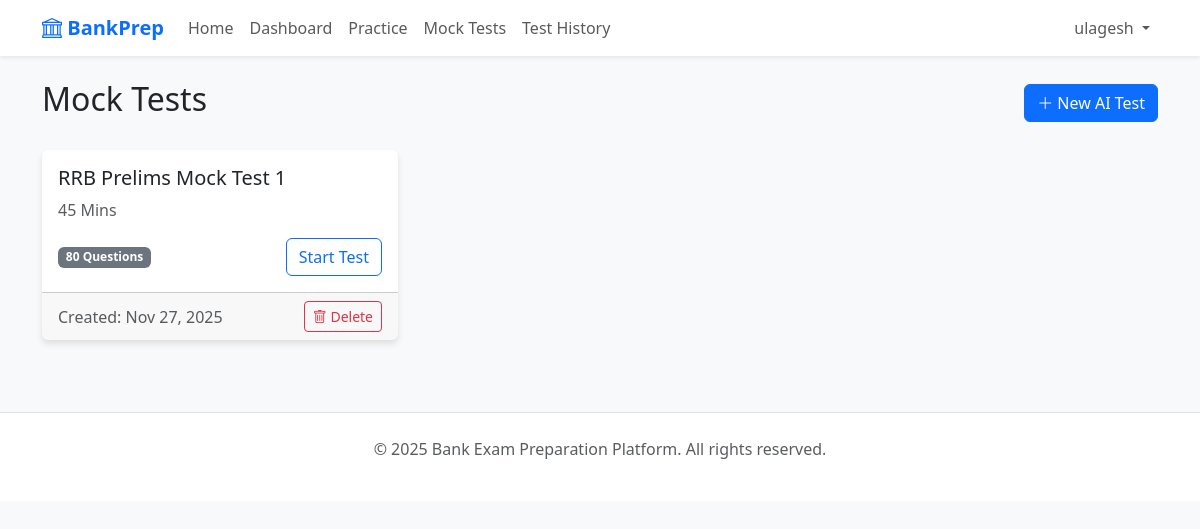
The app's page /tests/ (signed in), older data.
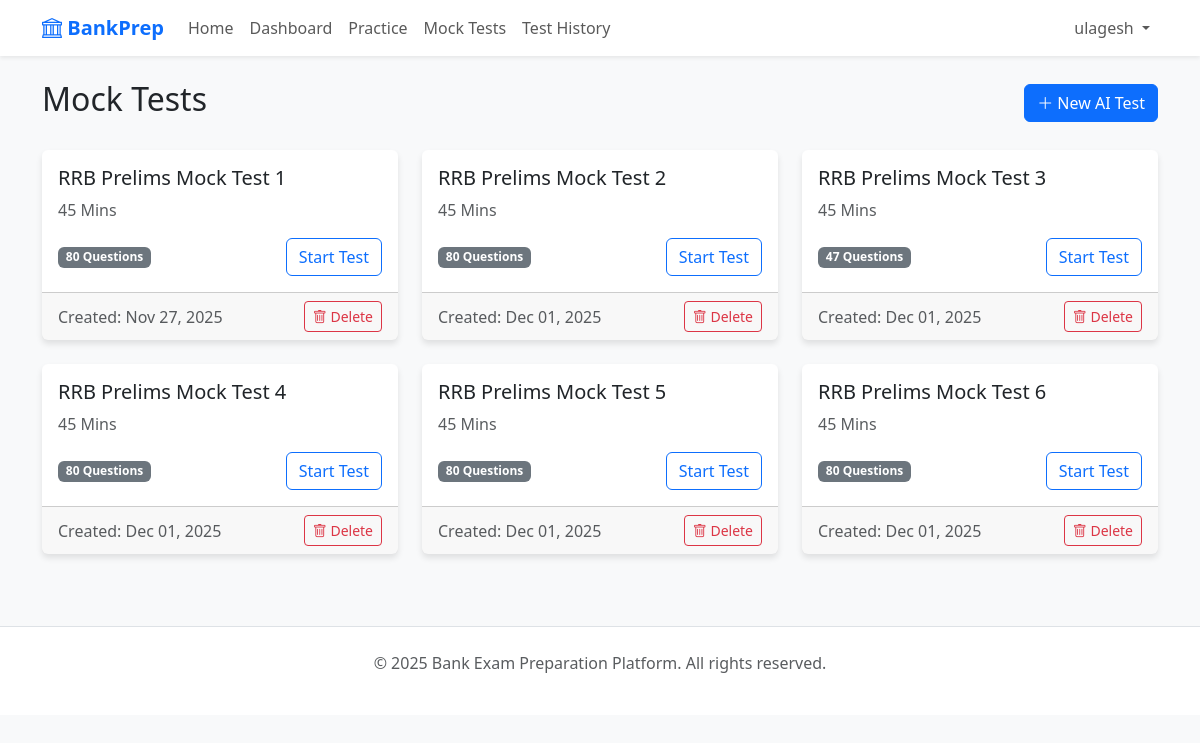
The same page, newer data.
### tests/models.py (models this page shows, shortened)
class MockTest(models.Model):
    DIFFICULTY_CHOICES = [
        ('Easy', 'Easy'),
        ('Medium', 'Medium'),
        ('Hard', 'Hard'),
    ]
    EXAM_TYPE_CHOICES = [
        ('SBI', 'SBI Clerk'),
        ('IBPS', 'IBPS Clerk'),
        ('RRB', 'RRB Clerk'),
    ]
    STAGE_CHOICES = [
        ('Prelims', 'Prelims'),
        ('Mains', 'Mains'),
    ]
    title = models.CharField(max_length=200)
    exam = models.ForeignKey(Exam, on_delete=models.CASCADE)
    duration = models.IntegerField(help_text="Duration in minutes")
    difficulty = models.CharField(max_length=10, choices=DIFFICULTY_CHOICES, default='Medium')
    exam_type = models.CharField(max_length=10, choices=EXAM_TYPE_CHOICES, default='SBI')
    stage = models.CharField(max_length=10, choices=STAGE_CHOICES, default='Prelims')
    total_marks = models.FloatField(default=100.0)
    created_at = models.DateTimeField(auto_now_add=True)

### tests/views.py (the view)
# urls.py: path('', views.test_list, name='test_list'),
@login_required
def test_list(request):
    tests = MockTest.objects.all()
    return render(request, 'tests/test_list.html', {'tests': tests})

### tests/templates/tests/test_list.html (shortened to what this page needs)
{% extends "base.html" %}
{% block content %}
<div class="d-flex justify-content-between align-items-center mb-4">
    <h2>Mock Tests</h2>
    <a href="{% url 'generate_test' %}" class="btn btn-primary">
        <i class="bi bi-plus-lg"></i> New AI Test
    </a>
</div>
<div class="row">
    {% for test in tests %}
    <div class="col-md-4 mb-4">
        <div class="card h-100">
            <div class="card-body">
                <h5 class="card-title">{{ test.title }}</h5>
                <p class="card-text text-muted">
                    {{ test.duration }} Mins
                </p>
                <div class="d-flex justify-content-between align-items-center mt-3">
                    <span class="badge bg-secondary">{{ test.test_questions.count }} Questions</span>
                    <a href="{% url 'take_test' test.id %}" class="btn btn-outline-primary">Start Test</a>
                </div>
            </div>
            <div class="card-footer text-muted d-flex justify-content-between align-items-center">
                <span>Created: {{ test.created_at|date:"M d, Y" }}</span>
                <form method="POST" action="{% url 'delete_test' test.id %}"
                    onsubmit="return confirm('Are you sure you want to delete this test?');">
                    <button type="submit" class="btn btn-sm btn-outline-danger">
                        <i class="bi bi-trash"></i> Delete
                    </button>
                </form>
            </div>
        </div>
    </div>
    {% empty %}
    <div class="col-12">
        <div class="alert alert-info">
            No mock tests available. Generate one now!
        </div>
    </div>
    {% endfor %}
</div>
{% endblock %}

Row changes from the older to the newer data that the page shows:
added MockTest: title "RRB Prelims Mock Test 2", duration "45", test_questions.count "80", created_at "Dec 01, 2025"
added MockTest: title "RRB Prelims Mock Test 3", duration "45", test_questions.count "47", created_at "Dec 01, 2025"
added MockTest: title "RRB Prelims Mock Test 4", duration "45", test_questions.count "80", created_at "Dec 01, 2025"
added MockTest: title "RRB Prelims Mock Test 5", duration "45", test_questions.count "80", created_at "Dec 01, 2025"
added MockTest: title "RRB Prelims Mock Test 6", duration "45", test_questions.count "80", created_at "Dec 01, 2025"
